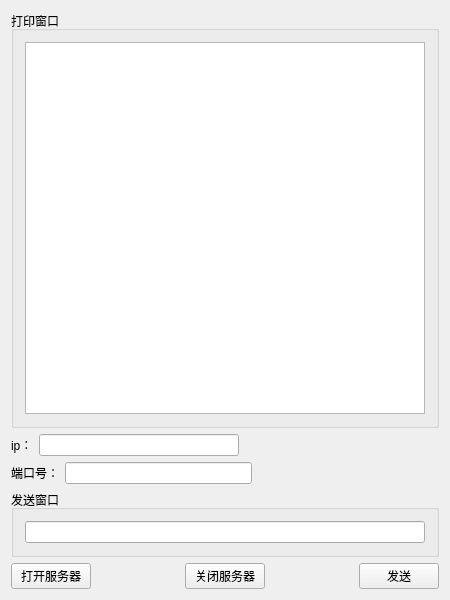
<?xml version="1.0" encoding="UTF-8"?>
<ui version="4.0">
 <class>Widget</class>
 <widget class="QWidget" name="Widget">
  <property name="geometry">
   <rect>
    <x>0</x>
    <y>0</y>
    <width>450</width>
    <height>600</height>
   </rect>
  </property>
  <property name="windowTitle">
   <string>长安校验服务器</string>
  </property>
  <layout class="QGridLayout" name="gridLayout">
   <item row="0" column="0">
    <layout class="QVBoxLayout" name="verticalLayout_3">
     <item>
      <widget class="QGroupBox" name="groupBox">
       <property name="title">
        <string>打印窗口</string>
       </property>
       <layout class="QVBoxLayout" name="verticalLayout">
        <item>
         <widget class="QPlainTextEdit" name="recvEdit"/>
        </item>
       </layout>
      </widget>
     </item>
     <item>
      <layout class="QHBoxLayout" name="horizontalLayout_7">
       <item>
        <layout class="QHBoxLayout" name="horizontalLayout_4">
         <item>
          <layout class="QHBoxLayout" name="horizontalLayout">
           <item>
            <widget class="QLabel" name="label">
             <property name="layoutDirection">
              <enum>Qt::LeftToRight</enum>
             </property>
             <property name="text">
              <string>ip：</string>
             </property>
            </widget>
           </item>
          </layout>
         </item>
         <item>
          <widget class="QLineEdit" name="ipEdit">
           <property name="text">
            <string/>
           </property>
           <property name="readOnly">
            <bool>false</bool>
           </property>
          </widget>
         </item>
         <item>
          <spacer name="horizontalSpacer_6">
           <property name="orientation">
            <enum>Qt::Horizontal</enum>
           </property>
           <property name="sizeHint" stdset="0">
            <size>
             <width>40</width>
             <height>20</height>
            </size>
           </property>
          </spacer>
         </item>
        </layout>
       </item>
      </layout>
     </item>
     <item>
      <layout class="QHBoxLayout" name="horizontalLayout_6">
       <item>
        <layout class="QHBoxLayout" name="horizontalLayout_5">
         <item>
          <layout class="QHBoxLayout" name="horizontalLayout_2"/>
         </item>
         <item>
          <widget class="QLabel" name="label_2">
           <property name="text">
            <string>端口号：</string>
           </property>
          </widget>
         </item>
         <item>
          <widget class="QLineEdit" name="portEdit"/>
         </item>
         <item>
          <spacer name="horizontalSpacer_3">
           <property name="orientation">
            <enum>Qt::Horizontal</enum>
           </property>
           <property name="sizeHint" stdset="0">
            <size>
             <width>40</width>
             <height>20</height>
            </size>
           </property>
          </spacer>
         </item>
        </layout>
       </item>
      </layout>
     </item>
     <item>
      <widget class="QGroupBox" name="groupBox_2">
       <property name="title">
        <string>发送窗口</string>
       </property>
       <layout class="QVBoxLayout" name="verticalLayout_2">
        <item>
         <widget class="QLineEdit" name="sendEdit"/>
        </item>
       </layout>
      </widget>
     </item>
     <item>
      <layout class="QHBoxLayout" name="horizontalLayout_3">
       <item>
        <widget class="QPushButton" name="openbt">
         <property name="text">
          <string>打开服务器</string>
         </property>
        </widget>
       </item>
       <item>
        <spacer name="horizontalSpacer_4">
         <property name="orientation">
          <enum>Qt::Horizontal</enum>
         </property>
         <property name="sizeHint" stdset="0">
          <size>
           <width>40</width>
           <height>20</height>
          </size>
         </property>
        </spacer>
       </item>
       <item>
        <widget class="QPushButton" name="closebt">
         <property name="text">
          <string>关闭服务器</string>
         </property>
        </widget>
       </item>
       <item>
        <spacer name="horizontalSpacer_5">
         <property name="orientation">
          <enum>Qt::Horizontal</enum>
         </property>
         <property name="sizeHint" stdset="0">
          <size>
           <width>40</width>
           <height>20</height>
          </size>
         </property>
        </spacer>
       </item>
       <item>
        <widget class="QPushButton" name="sendbt">
         <property name="text">
          <string>发送</string>
         </property>
        </widget>
       </item>
      </layout>
     </item>
    </layout>
   </item>
  </layout>
  <zorder></zorder>
 </widget>
 <layoutdefault spacing="6" margin="11"/>
 <resources/>
 <connections/>
</ui>
